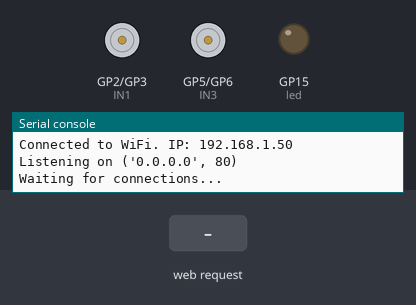
Simulated run of this program. Board: Raspberry Pi Pico running MicroPython. Parts: motor-driver pin pairs drawn as motors (green arrow = first pin HIGH = forward, orange = second pin HIGH = backward, longer = more drive, scaled by the enable pin), output pins drawn as LEDs (lit = HIGH), the last lines printed to the serial console. The test bench sets the inputs (shaded band). WiFi joins after 1.5 s.

Above: at 3.2 s.
3.3 s: HTTP request GET /up received
At 3.8 s:
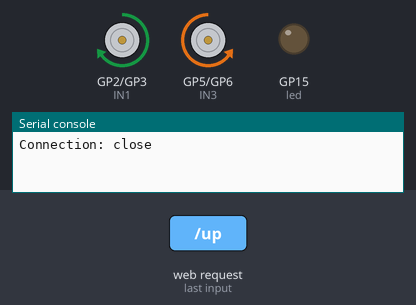
4.8 s: HTTP request GET /down received
At 6.0 s:
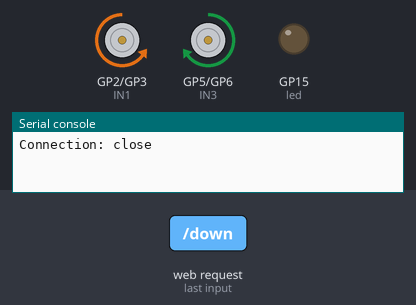
6.3 s: HTTP request GET /left received
At 7.3 s:
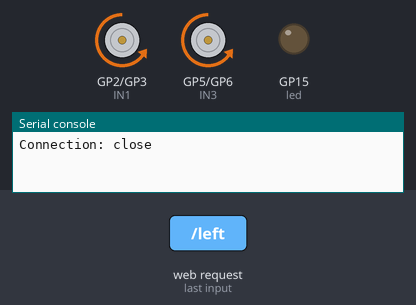
7.8 s: HTTP request GET /right received
At 8.5 s:
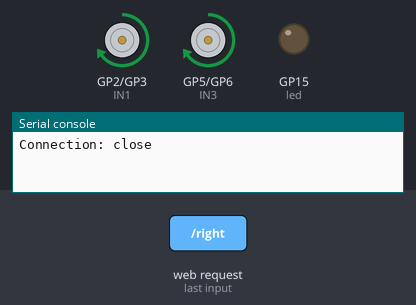
Timing chart, 0 to 10.3 s (numbered marks = the images above; inputs shaded):
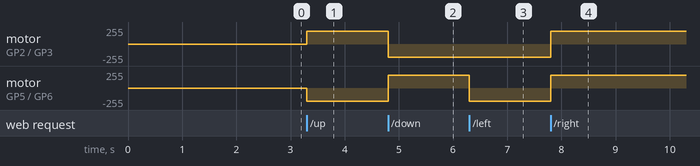

Measured:
- after the input at 3.3 s, motor on GP2 (IN1) / GP3 (IN2): stopped → forward 195/255 at once; motor on GP5 (IN3) / GP6 (IN4): stopped → backward 195/255 at once
- after the input at 4.8 s, motor on GP2 (IN1) / GP3 (IN2): forward 195/255 → backward 195/255 at once; motor on GP5 (IN3) / GP6 (IN4): backward 195/255 → forward 195/255 at once
- after the input at 6.3 s, motor on GP5 (IN3) / GP6 (IN4): forward 195/255 → backward 195/255 at once
- after the input at 7.8 s, motor on GP2 (IN1) / GP3 (IN2), motor on GP5 (IN3) / GP6 (IN4): backward 195/255 → forward 195/255 at once

The program:

full-web-code.py
```python
import network
import socket
from machine import Pin, PWM
import time

SSID = 'YOUR_SSID'
PASSWORD = 'YOUR_WI-FI_PASSWORD'

# Connect to WiFi
wlan = network.WLAN(network.STA_IF)
wlan.active(True)
wlan.connect(SSID, PASSWORD)

while not wlan.isconnected():
    time.sleep(1)

ip = wlan.ifconfig()[0]
print("Connected to WiFi. IP:", ip)

# Motor and LED Setup
IN1 = Pin(2, Pin.OUT)
IN2 = Pin(3, Pin.OUT)
ENA = PWM(Pin(4))
IN3 = Pin(5, Pin.OUT)
IN4 = Pin(6, Pin.OUT)
ENB = PWM(Pin(7))
ENA.freq(1000)
ENA.duty_u16(50000)
ENB.freq(1000)
ENB.duty_u16(50000)
led = Pin(15, Pin.OUT)

def stop():
    IN1.value(0)
    IN2.value(0)
    IN3.value(0)
    IN4.value(0)

def forward():
    IN1.value(1)
    IN2.value(0)
    IN3.value(0)
    IN4.value(1)

def backward():
    IN1.value(0)
    IN2.value(1)
    IN3.value(1)
    IN4.value(0)

def left():
    IN1.value(0)
    IN2.value(1)
    IN3.value(0)
    IN4.value(1)

def right():
    IN1.value(1)
    IN2.value(0)
    IN3.value(1)
    IN4.value(0)

# HTML page
html = """<!DOCTYPE html>
<html lang="en">
<head>
  <meta charset="UTF-8">
  <title>HISAR PICO-CAR</title>
  <style>
    *{margin:0;padding:0;box-sizing:border-box;}
    .full-screen{height:100vh;width:100vw;background:#a4ffac;display:flex;justify-content:center;align-items:center;font-family:'Comic Sans MS',cursive;}
    .text{color:darkgreen;font-size:24px;}
    .image{height:100px;width:100px;cursor:pointer;}
    .led{position:absolute;left:50%;transform:translateX(-50%);top:10px;color:#a4ffac;background:rgb(20,155,20);font-family:'Comic Sans MS',cursive;}
    .led:hover{cursor:pointer;}
    .left{position:absolute;left:50%;transform:translateX(-160%);bottom:10px;}
    .down{position:absolute;left:50%;transform:translateX(-50%);bottom:10px;}
    .right{position:absolute;left:50%;transform:translateX(60%);bottom:10px;}
    .up{position:absolute;left:50%;bottom:10px;transform:translate(-50%,-110%);}
    .left:hover{transform:translateX(-160%) scale(1.05);}
    .down:hover{transform:translateX(-50%) scale(1.05);}
    .right:hover{transform:translateX(60%) scale(1.05);}
    .up:hover{transform:translate(-50%,-110%) scale(1.05);}
  </style>
  <script>
    const PICO_IP = window.location.origin;
    function sendCommand(direction) {
      fetch(`${PICO_IP}/${direction}`)
        .then(response => response.text())
        .then(data => console.log(data))
        .catch(err => console.error('Error:', err));
    }
  </script>
</head>
<body>
  <div class="full-screen">
    <div class="text">HISAR PICO-CAR</div>
    <img class="image left" onclick="sendCommand('left')" src="https://github.com/keremdiren1/Hisar-Pico-Car/blob/main/web/images/leftArrow.png?raw=true">
    <img class="image down" onclick="sendCommand('down')" src="https://github.com/keremdiren1/Hisar-Pico-Car/blob/main/web/images/downArrow.png?raw=true">
    <img class="image right" onclick="sendCommand('right')" src="https://github.com/keremdiren1/Hisar-Pico-Car/blob/main/web/images/rightArrow.png?raw=true">
    <img class="image up" onclick="sendCommand('up')" src="https://github.com/keremdiren1/Hisar-Pico-Car/blob/main/web/images/upArrow.png?raw=true">
    <div class="led" onclick="sendCommand('stop')">STOP</div>
  </div>
</body>
</html>
"""

# Server
addr = socket.getaddrinfo('0.0.0.0', 80)[0][-1]
s = socket.socket()
s.bind(addr)
s.listen(1)
print("Listening on", addr)
print("Waiting for connections...")

while True:
    cl, addr = s.accept()
    request = cl.recv(1024).decode()
    print("Client connected from", addr)
    print("Request:", request)

    if 'GET /up' in request:
        forward()
        cl.send('HTTP/1.0 200 OK\r\nContent-Type: text/plain\r\n\r\nOK')
    elif 'GET /down' in request:
        backward()
        cl.send('HTTP/1.0 200 OK\r\nContent-Type: text/plain\r\n\r\nOK')
    elif 'GET /left' in request:
        left()
        cl.send('HTTP/1.0 200 OK\r\nContent-Type: text/plain\r\n\r\nOK')
    elif 'GET /right' in request:
        right()
        cl.send('HTTP/1.0 200 OK\r\nContent-Type: text/plain\r\n\r\nOK')
    elif 'GET /stop' in request:
        stop()
        cl.send('HTTP/1.0 200 OK\r\nContent-Type: text/plain\r\n\r\nOK')
    else:
        cl.send('HTTP/1.0 200 OK\r\nContent-Type: text/html\r\n\r\n' + html)

    cl.close()
```
